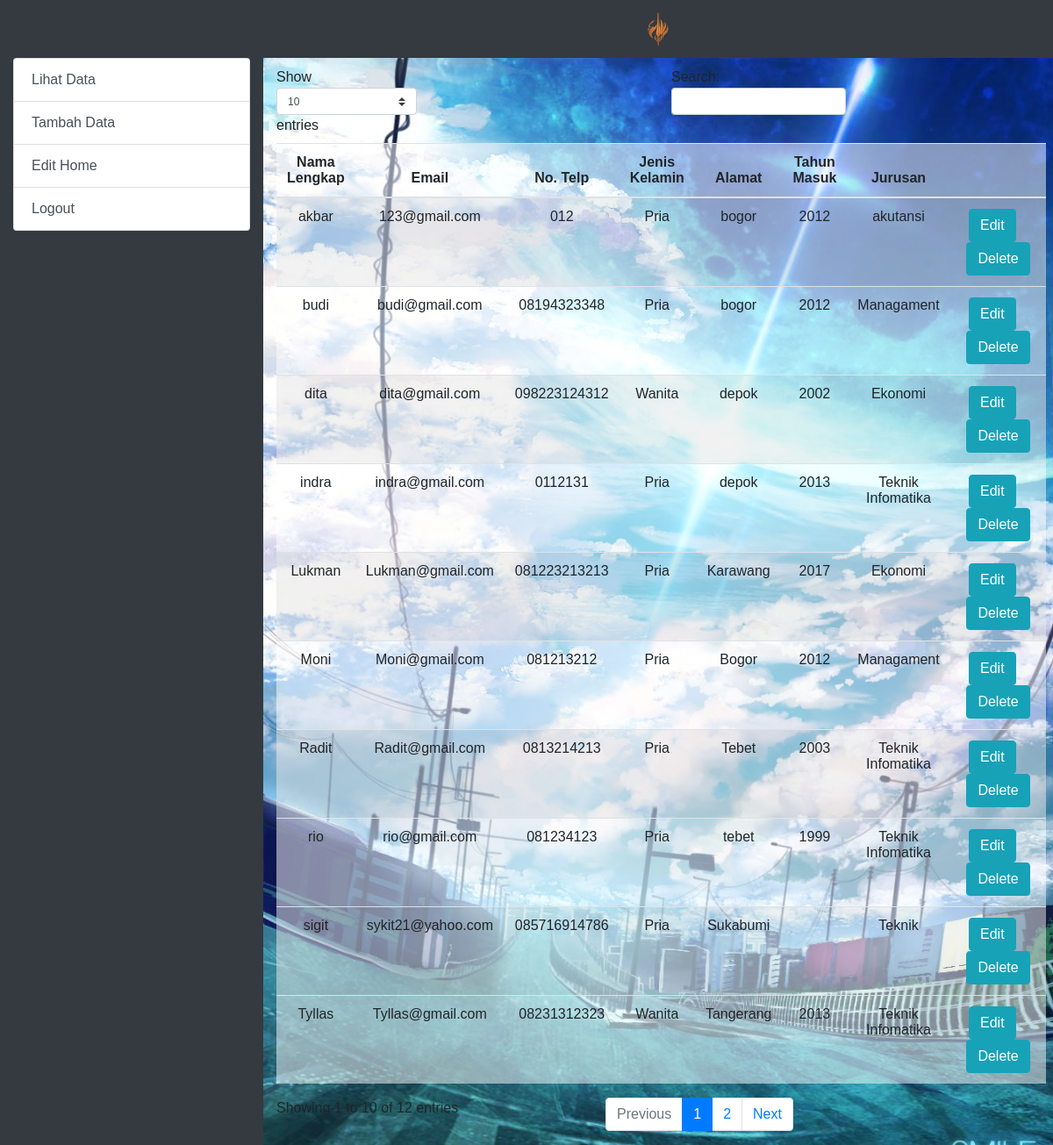
/admin/view_data/, run on the app's committed database.
### tables this page shows
CREATE TABLE `mahasiswa` (
  `id` int(11) NOT NULL,
  `full_name` varchar(30) DEFAULT NULL,
  `email` varchar(255) DEFAULT NULL,
  `phone_mobile` varchar(50) DEFAULT NULL,
  `gender` varchar(100) DEFAULT NULL,
  `alamat` varchar(150) DEFAULT NULL,
  `tahun_masuk` varchar(100) DEFAULT NULL,
  `jurusan` varchar(100) DEFAULT NULL
);

### application/controllers/admin/view_data.php (called while the page is built, shortened)
<?php
class view_data extends CI_Controller {
    public function __construct() {
        $this->load->model('admin/model');
    }
    public function index() {
        $data['get_data'] = $this->model->view_data();
        $this->load->view('admin/view_data', $data);
    }
}

### index.php (called while the page is built, shortened)
<?php
require_once BASEPATH.'core/CodeIgniter.php';

### application/models/admin/model.php (called while the page is built, shortened)
<?php
class model extends CI_Model {
    public function view_data() {
        $this->db->order_by('id', 'ASC');
        $query = $this->db->get('mahasiswa');
        return $query->result();
    }
}

### application/views/admin/view_data.php (the view, shortened to what this page needs)
<?php include 'header.php'; ?>
<?php
if (!empty($get_data)) {
    echo '<table id="table" class="table table-striped" style="background-color: rgba(255,255,255,0.5);    text-align: center;">
    <thead>
        <tr>
            <th>Nama Lengkap</th>
            <th>Email</th>
            <th>No. Telp</th>
            <th>Jenis Kelamin</th>
            <th>Alamat</th>
            <th>Tahun Masuk</th>
            <th>Jurusan</th>
            <th></th>
        </tr>
    </thead>
    <tbody>';
     foreach ($get_data as $data) {
        echo "<tr>";
        echo "<td>" . $data->full_name . "</td>";
        echo "<td>" . $data->email . "</td>";
        echo "<td>" . $data->phone_mobile . "</td>";
        echo "<td>" . $data->gender . "</td>";
        echo "<td class='maxwidh'>" . $data->alamat . "</td>";
        echo "<td>" . $data->tahun_masuk . "</td>";
        echo "<td>" . $data->jurusan . "</td>";
        echo "<td><a href='" . base_url_admin('view_data/edit/') . $data->id . "' class='btn btn-info' role='button'>Edit</a>&nbsp&nbsp&nbsp<button onclick='delete_data(\"". $data->id . "\",\"". $data->full_name . "\")' class='btn btn-info' role='button'>Delete</button></td></tr>";
    }
    echo ' </tbody>
</table>';
} else {
    echo "<tr><td align='center' colspan='7'>Data Tidak Ada</td></tr>";
}
?>
<?php include 'footer.php'; ?>

### application/views/admin/header.php (shortened to what this page needs)
<html>
    <head>
        <link rel="stylesheet" href="<?php echo base_asset(); ?>Library/bootstrap-4.1.1-dist/css/bootstrap.css">
        <link rel="stylesheet" href="<?php echo base_asset(); ?>css/main.css">
    </head>
    <body >
        <div class="container-fluid">
                <?php include 'navbar.php'; ?>
            <div class="row" style="height: 100%" >
                <div class="col-3 bg-dark ">
                    <div class="list-group">
                        <a href="<?php echo base_url_admin('view_data'); ?>" class="list-group-item list-group-item-action">Lihat Data</a>
                        <a href="<?php echo base_url_admin('add_data'); ?>" class="list-group-item list-group-item-action">Tambah Data</a>
                        <a href="<?php echo base_url_admin('edit_home'); ?>" class="list-group-item list-group-item-action">Edit Home</a>
                        <a href="<?php echo base_url_admin('login/logout'); ?>" class="list-group-item list-group-item-action">Logout</a>
                    </div>
                </div>
                <div class="col-9 add-padding-top" style="background-image:url(<?php echo base_asset(); ?>Image/background_home.jpg);background-repeat: no-repeat;background-size: cover;overflow-y: scroll">

### application/views/admin/navbar.php
<div class="row bg-dark">
    <div class="col-9 offset-3">
        <nav class="navbar navbar-expand-sm bg-dark navbar-dark">
            <a class="navbar-brand" href="<?php echo base_url_admin()?>" style="margin-left: auto;margin-right: auto;">
                <img src="<?php echo base_asset(); ?>Image/Valkyrie_icon.png" alt="logo" style="width:40px;">
            </a>
        </nav>
    </div>
</div>

### application/views/admin/Footer.php (shortened to what this page needs)
</div>
</div>
</div>
</body>
</html>

### asset/css/main.css (style rules this page uses)
.navbar { margin-bottom: 0; border-radius: 0; }
body { font-family: Arial; }
.add-padding-top { padding-top: 10px; }

### data on the page
mahasiswa: full_name "sigit", email "sykit21@yahoo.com", phone_mobile "085716914786", gender "Pria", alamat "Sukabumi", jurusan "Teknik"
mahasiswa: full_name "akbar", email "123@gmail.com", phone_mobile "012", gender "Pria", alamat "bogor", tahun_masuk "2012", jurusan "akutansi"
mahasiswa: full_name "rio", email "rio@gmail.com", phone_mobile "081234123", gender "Pria", alamat "tebet", tahun_masuk "1999", jurusan "Teknik Infomatika"
mahasiswa: full_name "budi", email "budi@gmail.com", phone_mobile "08194323348", gender "Pria", alamat "bogor", tahun_masuk "2012", jurusan "Managament"
mahasiswa: full_name "dita", email "dita@gmail.com", phone_mobile "098223124312", gender "Wanita", alamat "depok", tahun_masuk "2002", jurusan "Ekonomi"
mahasiswa: full_name "Radit", email "Radit@gmail.com", phone_mobile "0813214213", gender "Pria", alamat "Tebet", tahun_masuk "2003", jurusan "Teknik Infomatika"
mahasiswa: full_name "Lukman", email "Lukman@gmail.com", phone_mobile "081223213213", gender "Pria", alamat "Karawang", tahun_masuk "2017", jurusan "Ekonomi"
mahasiswa: full_name "Tyllas", email "Tyllas@gmail.com", phone_mobile "08231312323", gender "Wanita", alamat "Tangerang", tahun_masuk "2013", jurusan "Teknik Infomatika"
mahasiswa: full_name "Moni", email "Moni@gmail.com", phone_mobile "081213212", gender "Pria", alamat "Bogor", tahun_masuk "2012", jurusan "Managament"
mahasiswa: full_name "indra", email "indra@gmail.com", phone_mobile "0112131", gender "Pria", alamat "depok", tahun_masuk "2013", jurusan "Teknik Infomatika"
